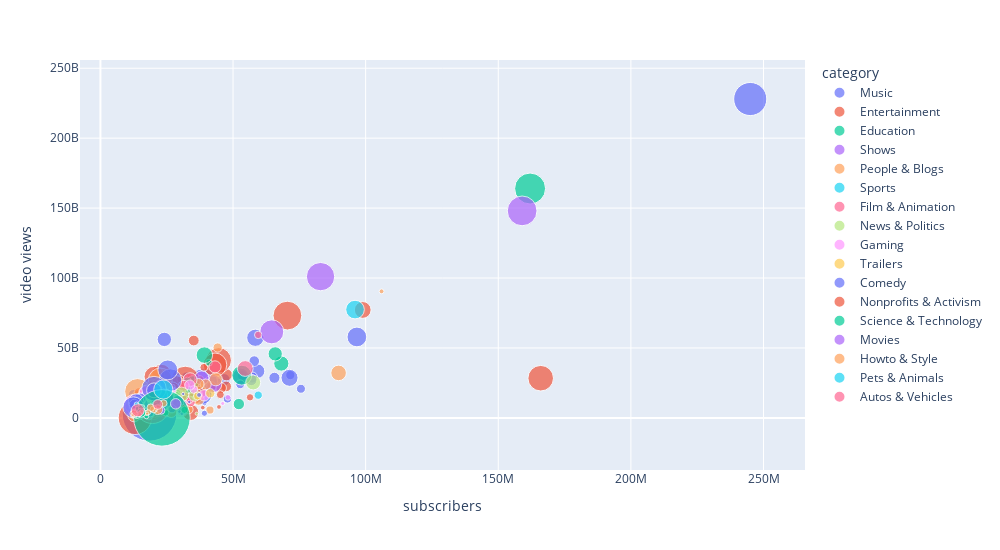

This figure's notebook cell:
### Code cell
fig=px.scatter(df,x='subscribers',y='video views',size='video_views_for_the_last_30_days',color='category',hover_name='Youtuber',hover_data=['Country'],size_max=40)
fig.update_layout(width=1000,height=550)
fig.show()
